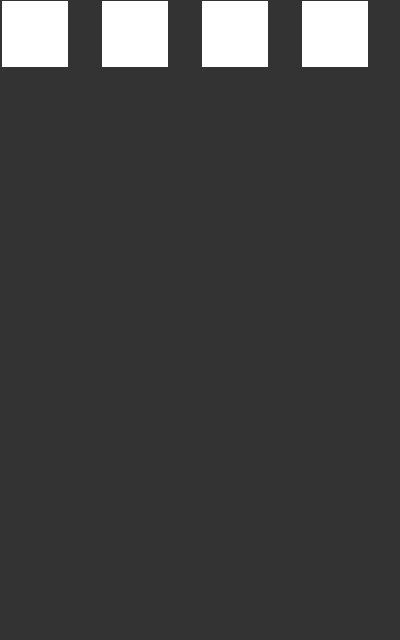
Frame 1 (no input)
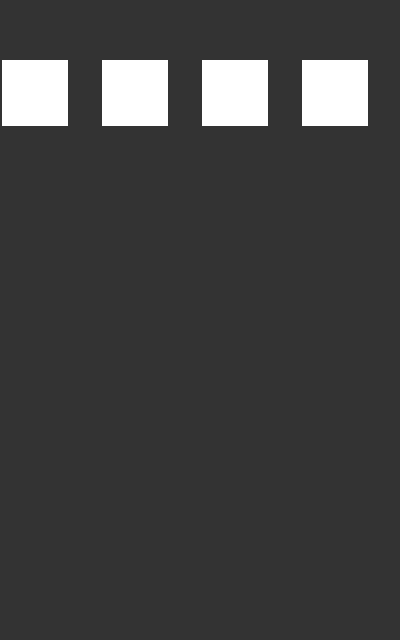
Frame 60 (the mouse pressed at the canvas centre just before this capture)
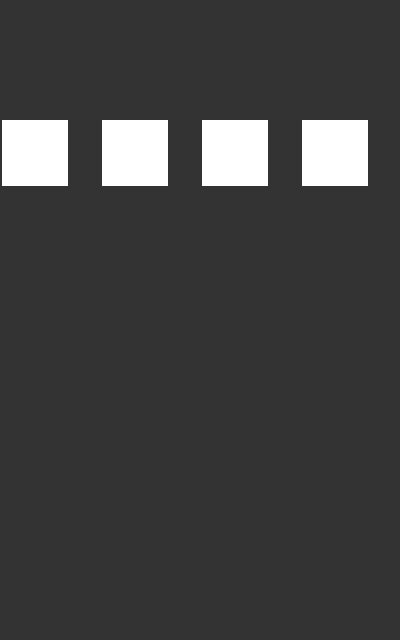
Frame 120 (the mouse held since frame 60 and released just before this capture)

The Processing sketch that drew these frames (run headless with seeded random() and noise(); from frame 60 on, the mouse is pressed at the canvas centre):

// Processing sketch: EnemyMovementExperiment
// ── EnemyMovementExperiment.pde
import java.lang.Math; 
int x = 0;
int y = 0;

void setup() {
  size(400 ,640); 
  noStroke(); 
}

void enemy(int xcor, int ycor)
{
  rect(xcor, ycor, 66, 66);
}

void draw() { 
  background(51);
  y += 1;
  
  for (int i = 2; i < 350; i += 100)
  {
    enemy(i, y);
  }
  
}
